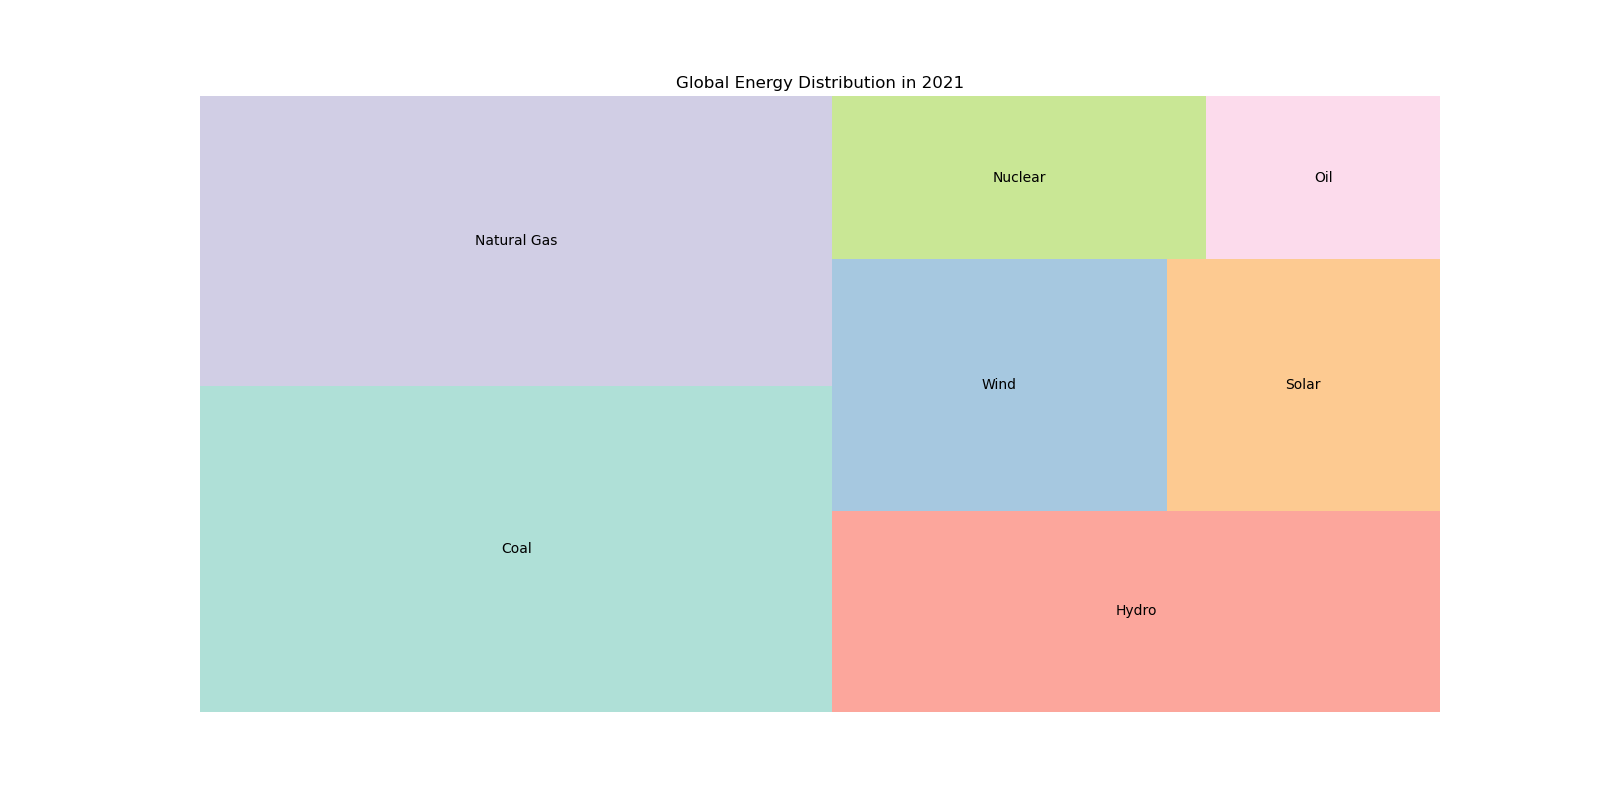

Generate this figure with Python:

import matplotlib.pyplot as plt
import squarify

# Data for the treemap
labels = ['Coal', 'Natural Gas', 'Hydro', 'Wind', 'Solar', 'Nuclear', 'Oil']
sizes = [27, 24, 16, 11, 9, 8, 5]
colors = ['#8dd3c7', '#bebada', '#fb8072', '#80b1d3', '#fdb462', '#b3de69', '#fccde5']

# Create a figure of specified width and height
plt.figure(figsize=(16, 8))

# Create a treemap with specified data, labels, and color
squarify.plot(sizes=sizes, label=labels, color=colors, alpha=0.7)

# Set the title of the chart
plt.title('Global Energy Distribution in 2021')

# Remove the axis
plt.axis('off')

# Display the treemap
plt.show()
